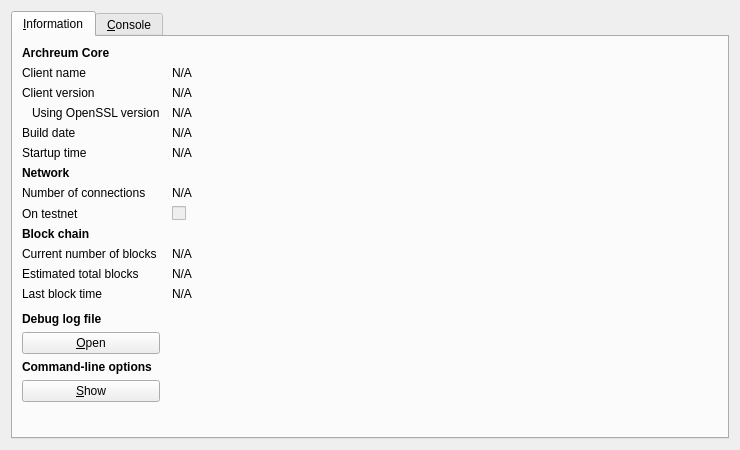
<?xml version="1.0" encoding="UTF-8"?>
<ui version="4.0">
 <class>RPCConsole</class>
 <widget class="QDialog" name="RPCConsole">
  <property name="geometry">
   <rect>
    <x>0</x>
    <y>0</y>
    <width>740</width>
    <height>450</height>
   </rect>
  </property>
  <property name="windowTitle">
   <string>Archreum - Debug window</string>
  </property>
  <layout class="QVBoxLayout" name="verticalLayout_2">
   <item>
    <widget class="QTabWidget" name="tabWidget">
     <property name="currentIndex">
      <number>0</number>
     </property>
     <widget class="QWidget" name="tab_info">
      <attribute name="title">
       <string>&amp;Information</string>
      </attribute>
      <layout class="QGridLayout" name="gridLayout" columnstretch="0,1">
       <property name="horizontalSpacing">
        <number>12</number>
       </property>
       <item row="0" column="0">
        <widget class="QLabel" name="label_9">
         <property name="font">
          <font>
           <weight>75</weight>
           <bold>true</bold>
          </font>
         </property>
         <property name="text">
          <string>Archreum Core</string>
         </property>
        </widget>
       </item>
       <item row="1" column="0">
        <widget class="QLabel" name="label_5">
         <property name="text">
          <string>Client name</string>
         </property>
        </widget>
       </item>
       <item row="1" column="1">
        <widget class="QLabel" name="clientName">
         <property name="cursor">
          <cursorShape>IBeamCursor</cursorShape>
         </property>
         <property name="text">
          <string>N/A</string>
         </property>
         <property name="textFormat">
          <enum>Qt::PlainText</enum>
         </property>
         <property name="textInteractionFlags">
          <set>Qt::LinksAccessibleByMouse|Qt::TextSelectableByKeyboard|Qt::TextSelectableByMouse</set>
         </property>
        </widget>
       </item>
       <item row="2" column="0">
        <widget class="QLabel" name="label_6">
         <property name="text">
          <string>Client version</string>
         </property>
        </widget>
       </item>
       <item row="2" column="1">
        <widget class="QLabel" name="clientVersion">
         <property name="cursor">
          <cursorShape>IBeamCursor</cursorShape>
         </property>
         <property name="text">
          <string>N/A</string>
         </property>
         <property name="textFormat">
          <enum>Qt::PlainText</enum>
         </property>
         <property name="textInteractionFlags">
          <set>Qt::LinksAccessibleByMouse|Qt::TextSelectableByKeyboard|Qt::TextSelectableByMouse</set>
         </property>
        </widget>
       </item>
       <item row="3" column="0">
        <widget class="QLabel" name="label_14">
         <property name="text">
          <string>Using OpenSSL version</string>
         </property>
         <property name="indent">
          <number>10</number>
         </property>
        </widget>
       </item>
       <item row="3" column="1">
        <widget class="QLabel" name="openSSLVersion">
         <property name="cursor">
          <cursorShape>IBeamCursor</cursorShape>
         </property>
         <property name="text">
          <string>N/A</string>
         </property>
         <property name="textFormat">
          <enum>Qt::PlainText</enum>
         </property>
         <property name="textInteractionFlags">
          <set>Qt::LinksAccessibleByMouse|Qt::TextSelectableByKeyboard|Qt::TextSelectableByMouse</set>
         </property>
        </widget>
       </item>
       <item row="4" column="0">
        <widget class="QLabel" name="label_12">
         <property name="text">
          <string>Build date</string>
         </property>
        </widget>
       </item>
       <item row="4" column="1">
        <widget class="QLabel" name="buildDate">
         <property name="cursor">
          <cursorShape>IBeamCursor</cursorShape>
         </property>
         <property name="text">
          <string>N/A</string>
         </property>
         <property name="textFormat">
          <enum>Qt::PlainText</enum>
         </property>
         <property name="textInteractionFlags">
          <set>Qt::LinksAccessibleByMouse|Qt::TextSelectableByKeyboard|Qt::TextSelectableByMouse</set>
         </property>
        </widget>
       </item>
       <item row="5" column="0">
        <widget class="QLabel" name="label_13">
         <property name="text">
          <string>Startup time</string>
         </property>
        </widget>
       </item>
       <item row="5" column="1">
        <widget class="QLabel" name="startupTime">
         <property name="cursor">
          <cursorShape>IBeamCursor</cursorShape>
         </property>
         <property name="text">
          <string>N/A</string>
         </property>
         <property name="textFormat">
          <enum>Qt::PlainText</enum>
         </property>
         <property name="textInteractionFlags">
          <set>Qt::LinksAccessibleByMouse|Qt::TextSelectableByKeyboard|Qt::TextSelectableByMouse</set>
         </property>
        </widget>
       </item>
       <item row="6" column="0">
        <widget class="QLabel" name="label_11">
         <property name="font">
          <font>
           <weight>75</weight>
           <bold>true</bold>
          </font>
         </property>
         <property name="text">
          <string>Network</string>
         </property>
        </widget>
       </item>
       <item row="7" column="0">
        <widget class="QLabel" name="label_7">
         <property name="text">
          <string>Number of connections</string>
         </property>
        </widget>
       </item>
       <item row="7" column="1">
        <widget class="QLabel" name="numberOfConnections">
         <property name="cursor">
          <cursorShape>IBeamCursor</cursorShape>
         </property>
         <property name="text">
          <string>N/A</string>
         </property>
         <property name="textFormat">
          <enum>Qt::PlainText</enum>
         </property>
         <property name="textInteractionFlags">
          <set>Qt::LinksAccessibleByMouse|Qt::TextSelectableByKeyboard|Qt::TextSelectableByMouse</set>
         </property>
        </widget>
       </item>
       <item row="8" column="0">
        <widget class="QLabel" name="label_8">
         <property name="text">
          <string>On testnet</string>
         </property>
        </widget>
       </item>
       <item row="8" column="1">
        <widget class="QCheckBox" name="isTestNet">
         <property name="enabled">
          <bool>false</bool>
         </property>
         <property name="text">
          <string/>
         </property>
        </widget>
       </item>
       <item row="9" column="0">
        <widget class="QLabel" name="label_10">
         <property name="font">
          <font>
           <weight>75</weight>
           <bold>true</bold>
          </font>
         </property>
         <property name="text">
          <string>Block chain</string>
         </property>
        </widget>
       </item>
       <item row="10" column="0">
        <widget class="QLabel" name="label_3">
         <property name="text">
          <string>Current number of blocks</string>
         </property>
        </widget>
       </item>
       <item row="10" column="1">
        <widget class="QLabel" name="numberOfBlocks">
         <property name="cursor">
          <cursorShape>IBeamCursor</cursorShape>
         </property>
         <property name="text">
          <string>N/A</string>
         </property>
         <property name="textFormat">
          <enum>Qt::PlainText</enum>
         </property>
         <property name="textInteractionFlags">
          <set>Qt::LinksAccessibleByMouse|Qt::TextSelectableByKeyboard|Qt::TextSelectableByMouse</set>
         </property>
        </widget>
       </item>
       <item row="11" column="0">
        <widget class="QLabel" name="label_4">
         <property name="text">
          <string>Estimated total blocks</string>
         </property>
        </widget>
       </item>
       <item row="11" column="1">
        <widget class="QLabel" name="totalBlocks">
         <property name="cursor">
          <cursorShape>IBeamCursor</cursorShape>
         </property>
         <property name="text">
          <string>N/A</string>
         </property>
         <property name="textFormat">
          <enum>Qt::PlainText</enum>
         </property>
         <property name="textInteractionFlags">
          <set>Qt::LinksAccessibleByMouse|Qt::TextSelectableByKeyboard|Qt::TextSelectableByMouse</set>
         </property>
        </widget>
       </item>
       <item row="12" column="0">
        <widget class="QLabel" name="label_2">
         <property name="text">
          <string>Last block time</string>
         </property>
        </widget>
       </item>
       <item row="12" column="1">
        <widget class="QLabel" name="lastBlockTime">
         <property name="cursor">
          <cursorShape>IBeamCursor</cursorShape>
         </property>
         <property name="text">
          <string>N/A</string>
         </property>
         <property name="textFormat">
          <enum>Qt::PlainText</enum>
         </property>
         <property name="textInteractionFlags">
          <set>Qt::LinksAccessibleByMouse|Qt::TextSelectableByKeyboard|Qt::TextSelectableByMouse</set>
         </property>
        </widget>
       </item>
       <item row="13" column="0">
        <spacer name="verticalSpacer_2">
         <property name="orientation">
          <enum>Qt::Vertical</enum>
         </property>
         <property name="sizeHint" stdset="0">
          <size>
           <width>20</width>
           <height>20</height>
          </size>
         </property>
        </spacer>
       </item>
       <item row="14" column="0">
        <widget class="QLabel" name="labelDebugLogfile">
         <property name="font">
          <font>
           <weight>75</weight>
           <bold>true</bold>
          </font>
         </property>
         <property name="text">
          <string>Debug log file</string>
         </property>
        </widget>
       </item>
       <item row="15" column="0">
        <widget class="QPushButton" name="openDebugLogfileButton">
         <property name="toolTip">
          <string>Open the Archreum debug log file from the current data directory. This can take a few seconds for large log files.</string>
         </property>
         <property name="text">
          <string>&amp;Open</string>
         </property>
         <property name="autoDefault">
          <bool>false</bool>
         </property>
        </widget>
       </item>
       <item row="16" column="0">
        <widget class="QLabel" name="labelCLOptions">
         <property name="font">
          <font>
           <weight>75</weight>
           <bold>true</bold>
          </font>
         </property>
         <property name="text">
          <string>Command-line options</string>
         </property>
        </widget>
       </item>
       <item row="17" column="0">
        <widget class="QPushButton" name="showCLOptionsButton">
         <property name="toolTip">
          <string>Show the Archreum-Qt help message to get a list with possible Archreum command-line options.</string>
         </property>
         <property name="text">
          <string>&amp;Show</string>
         </property>
         <property name="autoDefault">
          <bool>false</bool>
         </property>
        </widget>
       </item>
       <item row="18" column="0">
        <spacer name="verticalSpacer">
         <property name="orientation">
          <enum>Qt::Vertical</enum>
         </property>
         <property name="sizeHint" stdset="0">
          <size>
           <width>20</width>
           <height>40</height>
          </size>
         </property>
        </spacer>
       </item>
      </layout>
     </widget>
     <widget class="QWidget" name="tab_console">
      <attribute name="title">
       <string>&amp;Console</string>
      </attribute>
      <layout class="QVBoxLayout" name="verticalLayout_3">
       <property name="spacing">
        <number>3</number>
       </property>
       <item>
        <widget class="QTextEdit" name="messagesWidget">
         <property name="minimumSize">
          <size>
           <width>0</width>
           <height>100</height>
          </size>
         </property>
         <property name="readOnly">
          <bool>true</bool>
         </property>
         <property name="tabKeyNavigation" stdset="0">
          <bool>false</bool>
         </property>
         <property name="columnCount" stdset="0">
          <number>2</number>
         </property>
        </widget>
       </item>
       <item>
        <layout class="QHBoxLayout" name="horizontalLayout">
         <property name="spacing">
          <number>3</number>
         </property>
         <item>
          <widget class="QLabel" name="label">
           <property name="text">
            <string notr="true">&gt;</string>
           </property>
          </widget>
         </item>
         <item>
          <widget class="QLineEdit" name="lineEdit"/>
         </item>
         <item>
          <widget class="QPushButton" name="clearButton">
           <property name="maximumSize">
            <size>
             <width>24</width>
             <height>24</height>
            </size>
           </property>
           <property name="toolTip">
            <string>Clear console</string>
           </property>
           <property name="text">
            <string/>
           </property>
           <property name="icon">
            <iconset resource="../bitcoin.qrc">
             <normaloff>:/icons/remove</normaloff>:/icons/remove</iconset>
           </property>
           <property name="shortcut">
            <string notr="true">Ctrl+L</string>
           </property>
           <property name="autoDefault">
            <bool>false</bool>
           </property>
          </widget>
         </item>
        </layout>
       </item>
      </layout>
     </widget>
    </widget>
   </item>
  </layout>
 </widget>
 <resources>
  <include location="../bitcoin.qrc"/>
 </resources>
 <connections/>
</ui>
